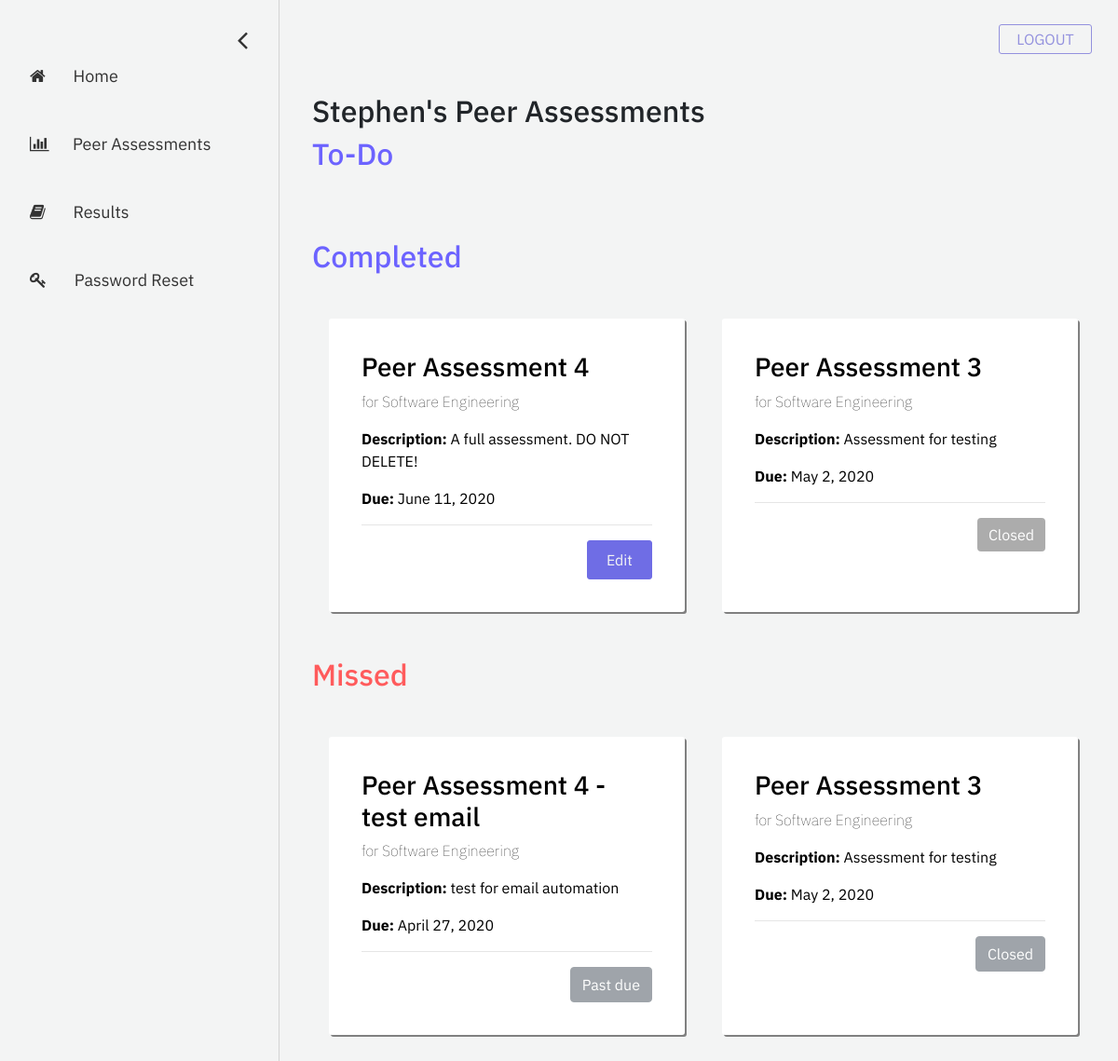
Page /student/peer-assessments (signed in) on the committed database.
### account/models.py (models this page shows, shortened)
class User(AbstractBaseUser, PermissionsMixin):
    email = models.EmailField(
        verbose_name=_('email address'), max_length=255, unique=True
    )
    first_name = models.CharField(_('first name'), max_length=30, blank=True)
    last_name = models.CharField(_('last name'), max_length=150, blank=True)
    eagle_id = models.CharField(max_length = 8, unique=True)
    is_student = models.BooleanField(
        _('student status'),
        default=False,
        help_text=_(
            'Shows whether this user is a student. '
        ),
    )
    is_instructor = models.BooleanField(
        _('instructor status'),
        default=False,
        help_text=_(
            'Shows whether this user is a instructor. '
        ),
    )
    is_active = models.BooleanField(
        _('active'),
        default=True,
        help_text=_(
            'Designates whether this user should be treated as active. '
            'Unselect this instead of deleting accounts.'
        ),
    )
    is_staff = models.BooleanField(
        _('admin status'),
        default=False,
        help_text=_(
            'Designates whether the user can log into this admin site.'
        ),
    )
    date_joined = models.DateTimeField(
        _('date joined'), default=timezone.now
    )
    objects = UserManager()
    USERNAME_FIELD = 'email'
    REQUIRED_FIELDS = ['first_name', 'last_name', 'eagle_id', 'is_student', 'is_instructor']

### assessment/models.py (models this page shows, shortened)
class Assessment(models.Model):
    name = models.CharField("assessment name", max_length=255)
    description = models.TextField("description", max_length=512, blank=True)
    date_created = models.DateTimeField("date created", auto_now_add=True)
    start_date = models.DateField("start date")
    end_date = models.DateField("end date")
    open_status = models.BooleanField("open status", default=True)
    course = models.ForeignKey(Course, on_delete=models.CASCADE) # the course that this peer review belongs to
    questions = models.ManyToManyField(Question) # a set of Questions under this assessment
    result_sets = models.ManyToManyField(Result_set) # a set of Result_sets under this assessment
    completed_students = models.ManyToManyField(User, related_name="completed_students") # a set of Users who have completed this assessment
    def is_missed(self):
        time = str(self.end_date - datetime.datetime.now().date())
        if time[0] == '-':
            return True
        return False
    def is_open(self):
        return self.open_status

### registration/models.py (models this page shows, shortened)
class Course(models.Model):
    course_name = models.CharField("course name", max_length=60)
    course_code = models.IntegerField("course code")
    section_number = models.SmallIntegerField("section number")
    year = models.SmallIntegerField("year of realization")
    semester_choices = (
        ('S', 'Spring'),
        ('F', 'Fall'),
    )
    semester = models.CharField("semester of realization", max_length = 1, choices = semester_choices)
    professors = models.ManyToManyField(User)
    students = models.ManyToManyField(User, related_name="students")

### eval_student/views.py (the view)
# urls.py: path('peer-assessments', views.peer_assessments, name='peer-assessments'),
def peer_assessments(request):
    assessment_list = Assessment.objects.all()
    filtered_list = []
    for i in assessment_list:
       print(i.start_date)
       if request.user in i.course.students.all():
           filtered_list.append(i)
    context = {
        'assessment_list': filtered_list,
    }
    return render(request, 'eval_student/peer-assessments.html', context=context)

### eval_student/templatetags/eval_student_extras.py (called while the page is built)
@register.simple_tag
def get_eval_list(assessment, current_user):
    for team in Team.objects.all():
        if current_user in team.student.all() and team.course == assessment.course: # get the team
            evaluated_list = [student for student in team.student.all() if student != current_user]
    return evaluated_list

@register.simple_tag
def get_answer_list(assessment, student, current_user):
    result_set = assessment.result_sets.filter(student=student).first()
    answer_list = []
    for answer in result_set.rating_answers.all():
        if answer.evaluator == current_user:
            answer_list.append(answer)
    for answer in result_set.text_answers.all():
        if answer.evaluator == current_user:
            answer_list.append(answer)
    return answer_list

### eval_student/templates/eval_student/peer-assessments.html (shortened to what this page needs)
{% extends 'eval_student/base-sidebar.html'%}
{% load eval_student_extras %}
{% load static %}
{% block content%}
<div id="main">
	<div class="container">
		<h2>{{ user.first_name }}'s Peer Assessments</h2>
	</div>
	<div class="container">
		<h2 style="color: #6C63FF; margin-bottom: 0;">To-Do</h2>
		{% if assessment_list|length > 0 %}
			<div class="row">
			</div>
		{% else %}
			<p>No peer assessment available.</p>
		{% endif %}
	</div>
	<div class="container">
		<h2 style="color: #6C63FF; margin-bottom: 0;">Completed</h2>
			{% if assessment_list|length > 0 %}
				<div class="row">
					{% for assessment in assessment_list %}
						{% if not assessment.is_missed and request.user in assessment.completed_students.all %}
							<div class="col grid-box">
								<h3> {{ assessment.name }} </h3>
								<p style="font-weight: 20;"> for {{ assessment.course.course_name }}</p>
								{% if assessment.description != '' %}
									<p><b>Description:</b> {{ assessment.description }}</p>
								{% else %}
									<p><b>Description:</b> No assessment description</p>
								{% endif %}
								<p> <b>Due:</b> {{ assessment.end_date }}</p>
								<hr>
								{% if assessment.is_open %}
									<button type="button" class="btn btn-primary buttons purple float-right" data-toggle="modal" data-target="#editModal_@{{ assessment.id }}">
										Edit
									</button>
													{% get_eval_list assessment request.user as evaluated_list %}
								{% else %}
									<button type="submit" style="background-color: gray; border: gray;" class="btn btn-primary float-right" disabled>Closed</button>
								{% endif %}
							</div>
						{% endif %}
					{% endfor %}
				</div>
			{% else %}
				<p>No peer assessment available.</p>
			{% endif %}
	</div>
	<div class="container">
		<h2 style="color: rgb(255, 91, 92); margin-bottom: 0;">Missed</h2>
			{% if assessment_list|length > 0 %}
				<div class="row">
					{% for assessment in assessment_list %}
						{% if assessment.is_missed or not assessment.is_open %}
							<div class="col grid-box">
								<h3> {{ assessment.name }} </h3>
								<p style="font-weight: 20;"> for {{ assessment.course.course_name }}</p>
								{% if assessment.description != '' %}
									<p><b>Description:</b> {{ assessment.description }}</p>
								{% else %}
									<p><b>Description:</b> No assessment description</p>
								{% endif %}
								<p> <b>Due:</b> {{ assessment.end_date }}</p>
								<hr>
								{% if not assessment.is_open %}
									<button type="button" class="btn btn-secondary float-right" disabled>Closed</button>
								{% else %}
									<button type="button" class="btn btn-secondary float-right" disabled>Past due</button>
								{% endif %}
							</div>
						{% endif %}
					{% endfor %}
				</div>
			{% else %}
				<p>No peer assessment available.</p>
			{% endif %}
	</div>
</div>
{% endblock %}

### eval_student/static/eval_student/css/base-sidebar.css (style rules this page uses)
body { font-family: 'IBM Plex Sans', sans-serif; background-color: #f3f4f4; }
#main { transition: margin-left .5s; padding: 20px; }
.row { position: relative; top: 20px; padding: 8px; margin-top: 10px; margin-bottom: 45px; }
.col { position: relative; width: 60px; background-color: white; padding: 8px; margin-left: 25px; margin-right: 25px; border-radius: 3px; box-shadow: 0.5px 0.5px; }
.buttons { -webkit-border-radius: 3px; -moz-border-radius: 3px; border-radius: 3px; line-height: 0px; color: #f3f4f4; padding: 20px; display: inline-block; cursor: pointer; text-align: center; text-decoration: none; }
.purple { border: 1px solid #6f6de5; background-color: #6f6de5; }

### eval_student/static/eval_student/css/peer-assessments.css (style rules this page uses)
.grid-box { width: 98% !important; background-color: white; color: black; padding: 35px; margin-top: 10px; margin-right: 15px; margin-bottom: 15px; border-radius: 3px; box-shadow: 2px 2px grey; }

### rows in the picture
User: first_name "Stephen"
Assessment: name "Peer Assessment 4", course.course_name "Software Engineering", description "A full assessment. DO NOT DELETE!", end_date "June 11, 2020"
Assessment: name "Peer Assessment 3", course.course_name "Software Engineering", description "Assessment for testing", end_date "May 2, 2020", open_status "Closed"
Assessment: name "Peer Assessment 4 - test email", course.course_name "Software Engineering", description "test for email automation", end_date "April 27, 2020", open_status "Past due"
